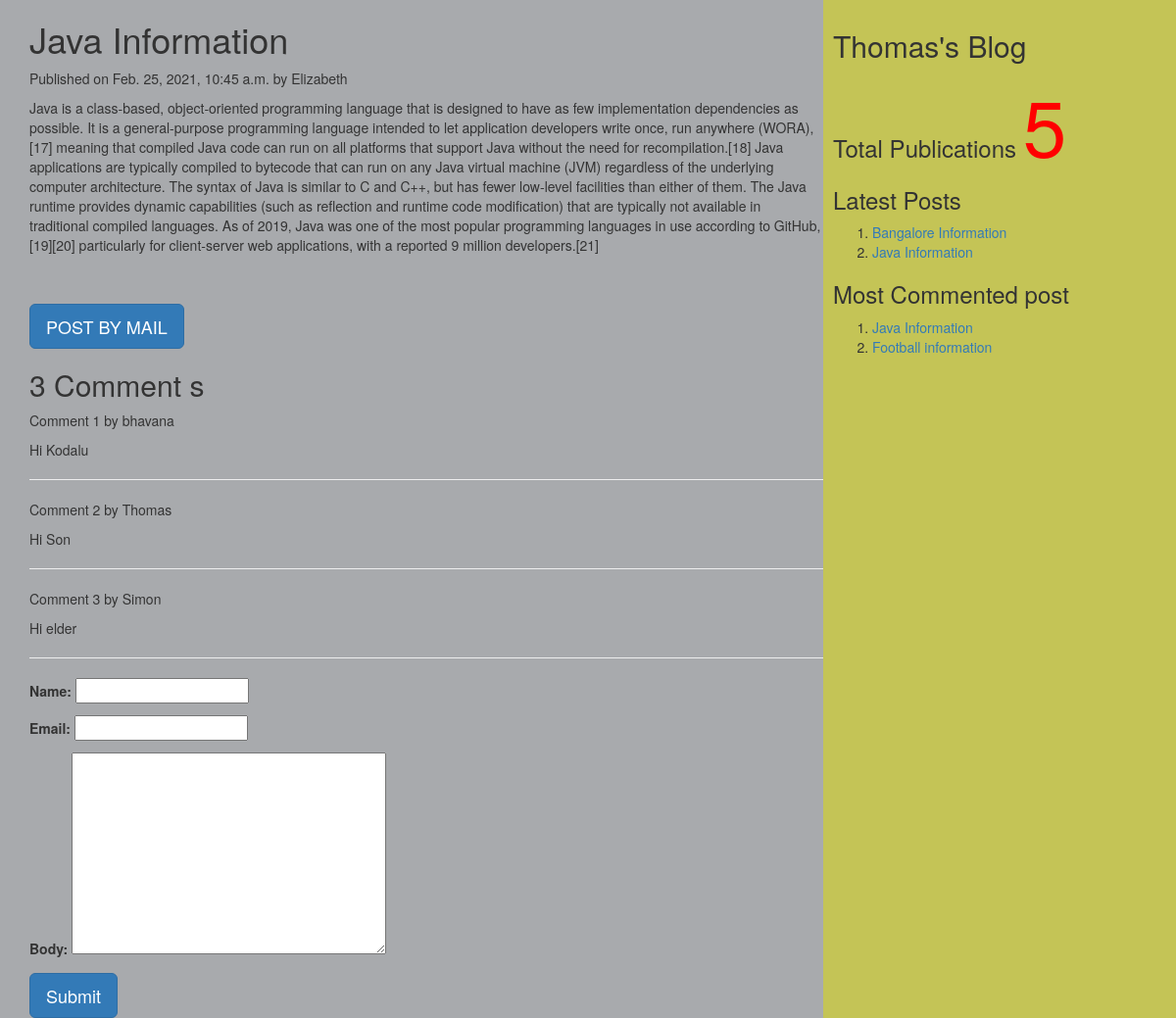
/2021/02/25/java-information/, run on the app's committed database.
### myApp/models.py (models this page shows, shortened)
class Post(models.Model):
    tags=TaggableManager()
    STATUS_CHOICE=(('draft','Draft'),('published','Published'))
    title=models.CharField(max_length=200)
    slug=models.SlugField(max_length=50,unique_for_date='publish')
    author=models.ForeignKey(User,related_name='blog_posts',on_delete=models.CASCADE)
    body=models.TextField()
    publish=models.DateTimeField(default=timezone.now)
    created=models.DateTimeField(auto_now_add=True)
    updated=models.DateTimeField(auto_now=True)
    status=models.CharField(max_length=20,choices=STATUS_CHOICE,default='draft')
    objects=CustomManager()
    class Meta:
        ordering=('-publish',)
    def get_absolute_url(self):
        return reverse('post_detail',args=[self.publish.year,self.publish.strftime('%m'),self.publish.strftime('%d'),self.slug])

class Comment(models.Model):
    name=models.CharField(max_length=50)
    post=models.ForeignKey(Post,related_name="comments",on_delete=models.CASCADE)
    email=models.EmailField()
    body=models.TextField()
    created=models.DateTimeField(auto_now_add=True)
    updated=models.DateTimeField(auto_now=True)
    active=models.BooleanField(default=True)
    class Meta:
        ordering=('created',)

### myApp/views.py (the view, shortened to what this page needs)
# urls.py: url(r'^(?P<year>\d{4})/(?P<month>\d{2})/(?P<day>\d{2})/(?P<post>[-\w]+)/$',views.post_detail_view,name='post_detail'),
def post_detail_view(request,year,month,day,post):
    post=get_object_or_404(Post,slug=post,publish__year=year,publish__month=month,publish__day=day)
    comments=post.comments.filter(active=True)
    csubmit=False
    form=CommentForm()
    d={'post':post,'form':form,'csubmit':csubmit,'comments':comments}
    return render(request,'myApp/post_detail.html',d)

### myApp/forms.py
class CommentForm(forms.ModelForm):
    class Meta:
        model=Comment
        fields=('name','email','body')

### myApp/models.py (called while the page is built)
    def get_queryset(self):
        return super().get_queryset().filter(status='published')

### myApp/templatetags/mytags.py (called while the page is built)
@register.simple_tag
def total_posts():
    return Post.objects.count()

@register.inclusion_tag('myApp/latest_post.html')
def show_latest_posts(count=3):
    latest_posts=Post.objects.order_by('-publish')[:count]
    return {'latest_posts':latest_posts}

@register.simple_tag
def get_most_commented_posts(count=2):
    return Post.objects.annotate(total_comments=Count('comments')).order_by('-total_comments')[:count]

### templates/myApp/post_detail.html (shortened to what this page needs)
<html>
    {%extends 'myApp/parent.html' %}
        {%block content_block%}
        <h1>{{post.title}}</h1>
        <p>Published on {{post.publish}} by {{post.author|title}}</p>
        {{post.body|linebreaks}} <br><br>
        <a href="/{{post.id}}/share" class="btn btn-lg btn-primary">POST BY MAIL</a>
        {%with comments.count as comments_count%}
        <h2>{{comments_count}} Comment {{comments_count|pluralize}}</h2>
        {%endwith%}
        {%if comments%}
         {%for c in comments%}
         <p>Comment {{forloop.counter}} by {{c.name}}</p>
        <div>{{c.body|linebreaks}}</div>
        <hr>
        {%endfor%}
        {%else%}
         <p style="color:blue;font-size: 30px;font-style: italic;border-bottom: 2px red solid;">There are no comments</p>
        {%endif%}
         {%if csubmit%}
         <h2>Thankyou..Your comment has been added successfully!!</h2>
         {%else%}
         <form method="post">
            {{form.as_p}}
            <input type="submit" class="btn btn-lg btn-primary" value="Submit">
        </form>
        {%endif%}
        {%endblock%}

### templates/myApp/parent.html (shortened to what this page needs)
<html>
    {%load mytags%}
    <head>
        <link rel="stylesheet" href="https://maxcdn.bootstrapcdn.com/bootstrap/3.3.7/css/bootstrap.min.css">
    </head>
    <body>
        <div class="content" style="width:70%;float:left;height: 100%;background-color:a8aaad;padding: 0 0 0 30px;">
            {%block content_block%}
            {%endblock%}
        </div>
        <div class="sidebar" style="width:30%;float:right;height: 100%;background-color:c4c456;padding: 10px;">
            <h2>Thomas's Blog</h2>
            <h3>Total Publications
                <span style="color:red;font-size: 80px;">
                {%total_posts%}</span>
                <h3>Latest Posts</h3>
                {% show_latest_posts 2%}
                <h3>Most Commented post</h3>
                {%get_most_commented_posts as m%}
                <ol>
                    {%for post in m%}
                    <li>
                        <a href="{{post.get_absolute_url}}">{{post.title}}</a>
                    </li>
                    {%endfor%}
                </ol>
            </h3>
        </div>
    </body>
</html>

### templates/myApp/latest_post.html (shortened to what this page needs)
<html>
<body>
    <ol>
    {%for post in latest_posts%}
    <li><a href="{{post.get_absolute_url}}">{{post.title}}</a></li>
    {%endfor%}
</body>
</html>

### data on the page
Post: title "Java Information", publish "Feb. 25, 2021, 10:45 a.m.", author "Elizabeth", body "Java is a class-based, object-oriented programming language that is designed to have as few implementation dependencies as possible. It is a general-purpose programming language intended to let application developers write once, run anywhere (WORA),[17] meaning that compiled Java code can run on all platforms that support Java without the need for recompilation.[18] Java applications are typically compiled to bytecode that can run on any Java virtual machine (JVM) regardless of the underlying computer architecture. The syntax of Java is similar to C and C++, but has fewer low-level facilities than either of them. The Java runtime provides dynamic capabilities (such as reflection and runtime…"
Comment: name "bhavana", body "Hi Kodalu"
Comment: name "Thomas", body "Hi Son"
Comment: name "Simon", body "Hi elder"
Post: title "Bangalore Information"
Post: title "Football information"

### other printed values
{{ comments_count }} "3"
